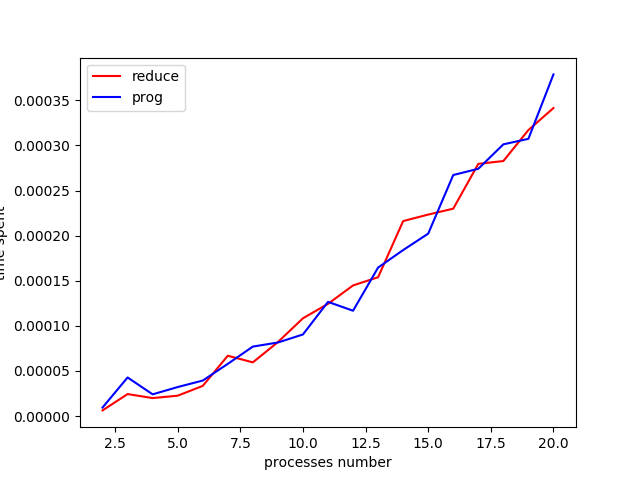

Source code (Python):
import os
import argparse
import numpy as np
import matplotlib.pyplot as plt

MPIRUN = ("mpirun -n {num_process} {program}")
N = 50
start = 2
finish = 20

if __name__ == '__main__':
	K = finish - start + 1
	time_reduce = np.zeros(K)
	time_prog = np.zeros(K)
	accum = np.zeros(N)
		
	
	for i in range(K):
		cmd = MPIRUN.format(num_process=i+start, program="reduce.out")
		for j in range(N):
			os.system(cmd)
			time = []
			with open('time.txt') as f:
				time = [float(x) for x in f]
			accum[j] = time[0]
		time_reduce[i] = np.mean(accum);

	for i in range(K):
		cmd = MPIRUN.format(num_process=i+start, program="prog.out")
		for j in range(N):
			os.system(cmd)
			time = []
			with open('time.txt') as f:
				time = [float(x) for x in f]
			accum[j] = time[0]
		time_prog[i] = np.mean(accum);

	x = np.arange(start, finish+1)

	plt.plot(x, time_reduce, color='red', label='reduce')
	plt.plot(x, time_prog, color='blue', label='prog')
	plt.xlabel('processes number')
	plt.ylabel('time spent')
	plt.legend()
	plt.savefig('stats.png')
	
